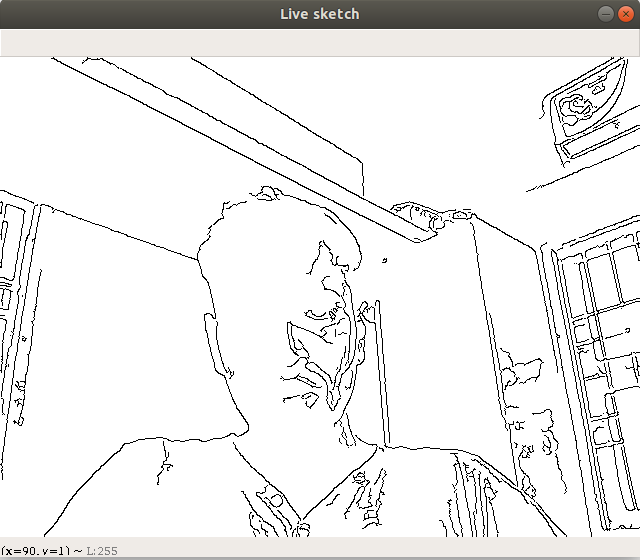
#> input picture python/Live_webcam_sketch/live_sketch.png, 640 x 560 px, given in place of the camera
$ jupyter execute 'Webcam Sketch .ipynb'   (text cells are left out)
#> lines starting #> are read from the running program, lines starting #| are printed output that depends on the picture
#> further down, frame is the input picture: shape (560, 640, 3); mean B, G, R 233.3, 234, 234.4
[cell 1]
# importing cv2 and numpy package

import cv2
import numpy as np

[cell 2]
def live_sketch(image):

    # converting image to gray scale
    gray_img=cv2.cvtColor(image,cv2.COLOR_BGR2GRAY)

    # image is cleaned with gaussian blur
    blur_gray_img=cv2.GaussianBlur(gray_img,(5,5),0)
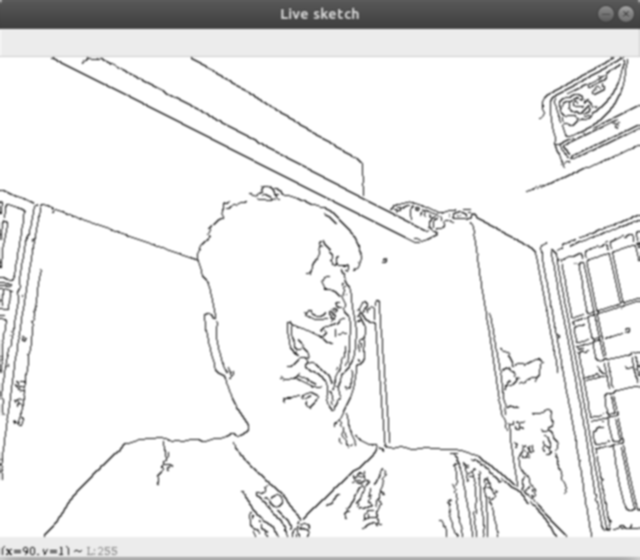
#> blur_gray_img: shape (560, 640); min 63, max 255, mean 234

    # edges are extracted
    canny_bg_img = cv2.Canny(blur_gray_img,10,70)
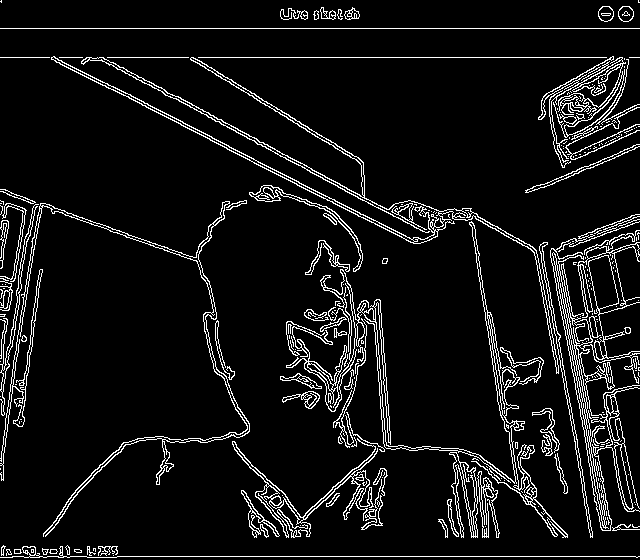
#> canny_bg_img: shape (560, 640); 7.6% white in thin lines or dots

    # colour inversion and binarisation is done
    ret,mask = cv2.threshold(canny_bg_img,70,255,cv2.THRESH_BINARY_INV)
#> mask: shape (560, 640); 92.4% white; black in thin lines or dots

    return mask

[cell 3]
# webcam capture is initalised
cap=cv2.VideoCapture(0)

# ret -contains boolean whther if it was successfull
# frame -contains image collected from
# webcam(frame)
while True:
    ret,frame=cap.read()
    cv2.imshow('Live sketch',live_sketch(frame))

    # wait till enterkey(13) is pressed
    if cv2.waitKey(1)==13:
#> (key Esc is pressed here)
        break
cap.release()
cv2.destroyAllWindows()
